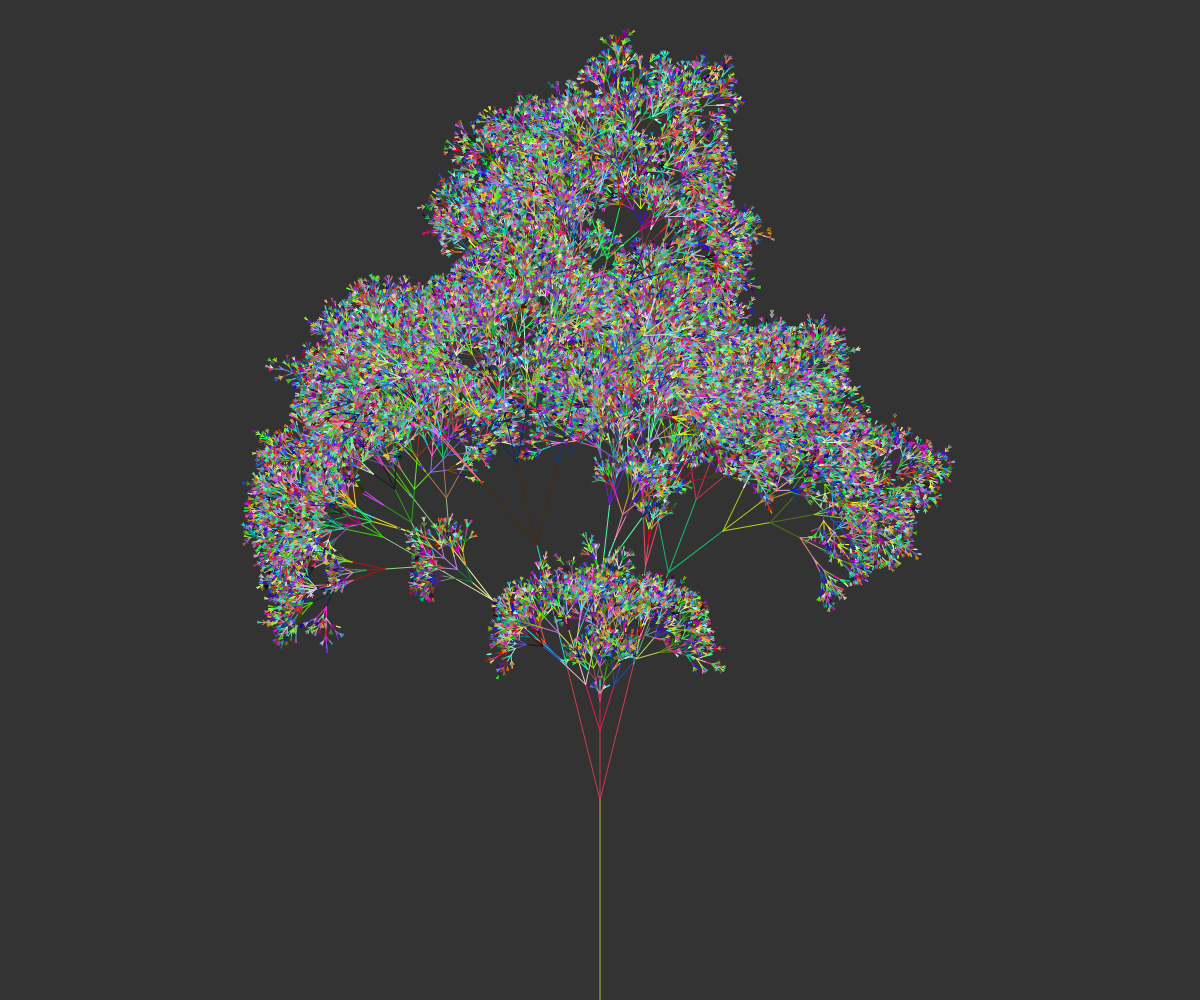
Frame 1 (no input)
Frame 60 (no input): identical to frame 1, image omitted
Frame 120 (the mouse pressed at the canvas centre since frame 60): identical to frame 1, image omitted

The p5.js sketch that drew this single still picture (run headless with seeded random() and noise() and a simulated clock; from frame 60 on, the mouse is pressed at the canvas centre):

// p5.js sketch
// ── sketch.js
var angle = 12

function setup() {
	createCanvas(windowWidth, windowHeight);
	background(51)
	var randomR = random(255)
	var randomG = random(255)
	var randomB = random(255)
	stroke(randomR, randomB, randomG)
	var len = 200;
	translate(width/2, height)
	branch(len)
}

function draw(){
}

function branch(len){
	var iteration = 1
	line(0, 0, 0, -len)
	translate(0, -len)
	if(len > 4){
	var randomSEED = random(iteration)
	var randomR = random(255*iteration)
	var randomG = random(255*iteration)
	var randomB = random(255*iteration)
	stroke(randomR, randomB, randomG)
	iteration++
	push()
	rotate(randomSEED*0.7)
	branch(len*0.7)
	pop()
	push()
	rotate(-randomSEED*0.7)
	branch(len*0.7)
	pop()
	push()
	branch(len*randomSEED)
	pop()
}
}
